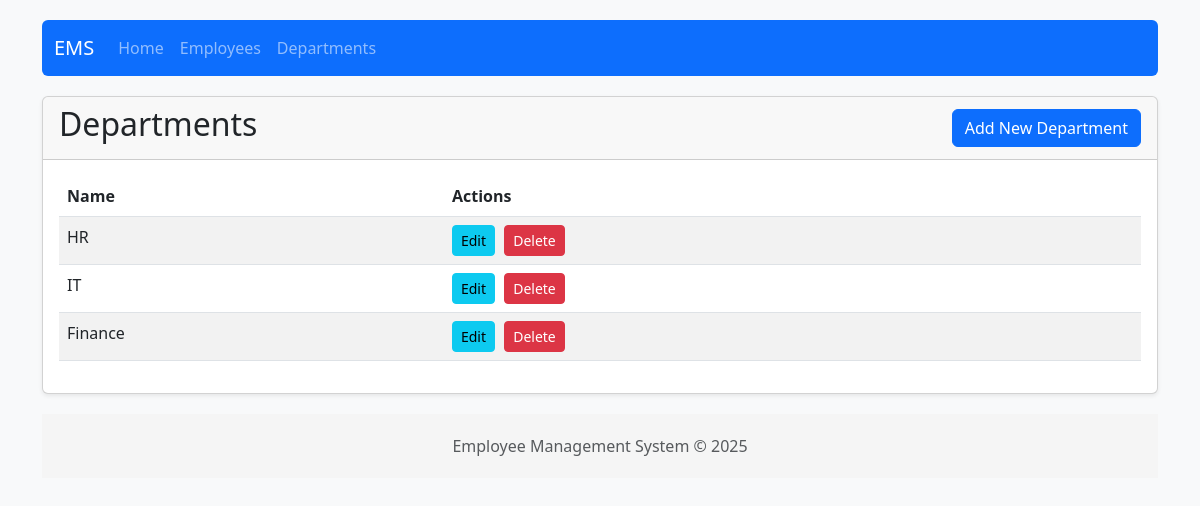
Screenshot of /departments/ with the database file from the repository.
### employees/models.py (models this page shows, shortened)
class Department(models.Model):
    name = models.CharField(max_length=100, unique=True)

### employees/views.py (the view)
# urls.py: path('departments/', views.department_list, name='department_list'),
def department_list(request):
    departments = Department.objects.all()
    return render(request, 'employees/department_list.html', {'departments': departments})

### employees/templates/employees/department_list.html (shortened to what this page needs)
{% extends 'employees/base.html' %}
{% block content %}
<div class="card">
    <div class="card-header d-flex justify-content-between align-items-center">
        <h2>Departments</h2>
        <a href="{% url 'department_create' %}" class="btn btn-primary">Add New Department</a>
    </div>
    <div class="card-body">
        <div class="table-responsive">
            <table class="table table-striped">
                <thead>
                    <tr>
                        <th>Name</th>
                        <th>Actions</th>
                    </tr>
                </thead>
                <tbody>
                    {% if departments %}
                        {% for department in departments %}
                            <tr>
                                <td>{{ department.name }}</td>
                                <td>
                                    <a href="{% url 'department_update' department.id %}" class="btn btn-sm btn-info btn-action">Edit</a>
                                    <a href="{% url 'department_delete' department.id %}" class="btn btn-sm btn-danger btn-action">Delete</a>
                                </td>
                            </tr>
                        {% endfor %}
                    {% else %}
                        <tr>
                            <td colspan="2" class="text-center">No departments found</td>
                        </tr>
                    {% endif %}
                </tbody>
            </table>
        </div>
    </div>
</div>
{% endblock %}

### employees/templates/employees/base.html (style rules this page uses)
body { padding-top: 20px; background-color: #f8f9fa; }
.card { box-shadow: 0 0.125rem 0.25rem rgba(0, 0, 0, 0.075); margin-bottom: 20px; }
.btn-action { margin-right: 5px; }

### rows the page displays
Department: name "HR"
Department: name "IT"
Department: name "Finance"
